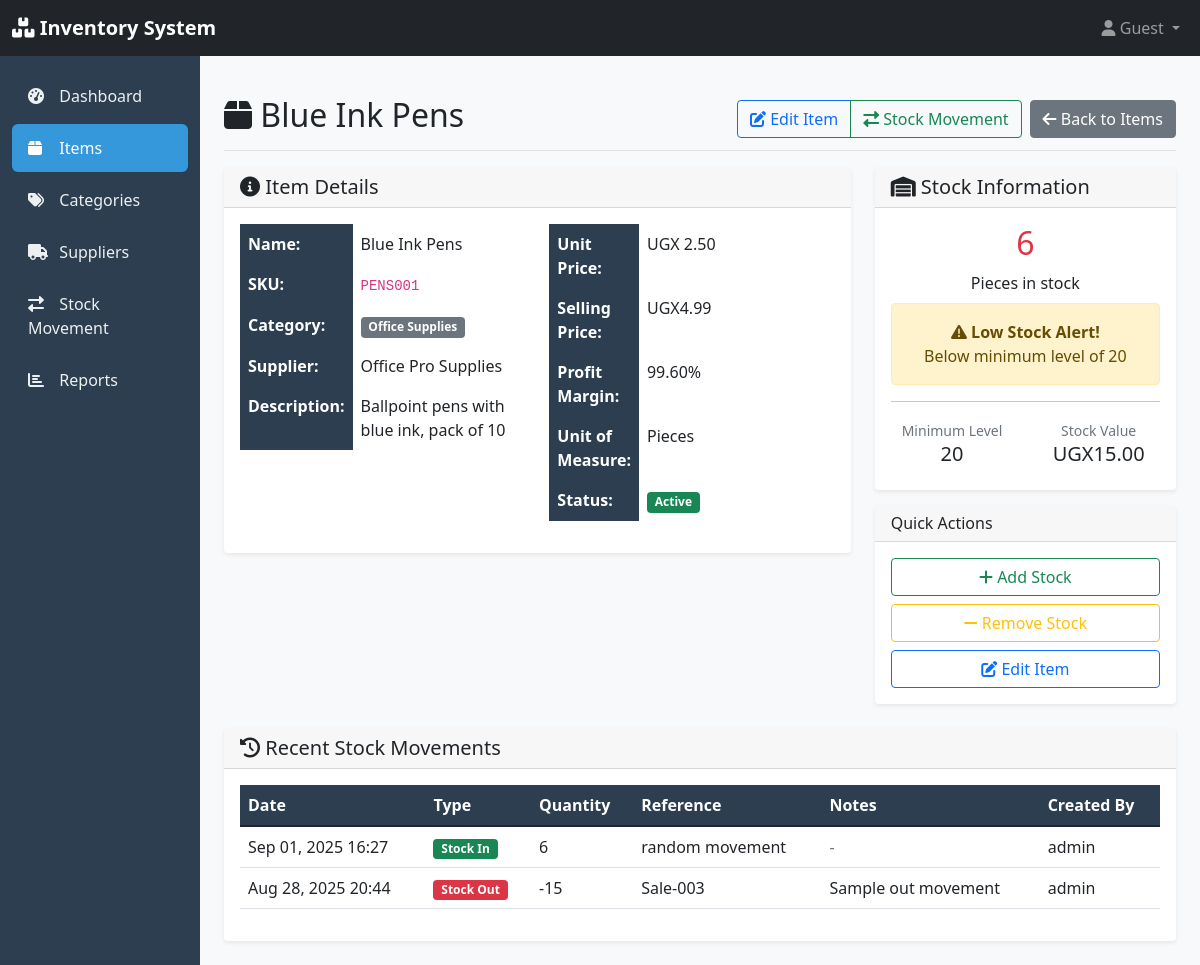
The app's page /inventory/items/5/ with its own data.
### inventory/models.py (models this page shows, shortened)
class Item(models.Model):
    UNIT_CHOICES = [
        ('pieces', 'Pieces'),
        ('kg', 'Kilograms'),
        ('liters', 'Liters'),
        ('meters', 'Meters'),
        ('boxes', 'Boxes'),
    ]
    name = models.CharField(max_length=200)
    description = models.TextField(blank=True)
    sku = models.CharField(max_length=50, unique=True, help_text="Stock Keeping Unit")
    category = models.ForeignKey(Category, on_delete=models.CASCADE, related_name='items')
    supplier = models.ForeignKey(Supplier, on_delete=models.SET_NULL, null=True, blank=True, related_name='items')
    unit_price = models.DecimalField(max_digits=10, decimal_places=2, validators=[MinValueValidator(Decimal('0.00'))])
    selling_price = models.DecimalField(max_digits=10, decimal_places=2, validators=[MinValueValidator(Decimal('0.00'))])
    quantity_in_stock = models.PositiveIntegerField(default=0)
    minimum_stock_level = models.PositiveIntegerField(default=10, help_text="Alert when stock falls below this level")
    unit_of_measurement = models.CharField(max_length=20, choices=UNIT_CHOICES, default='pieces')
    is_active = models.BooleanField(default=True)
    created_at = models.DateTimeField(auto_now_add=True)
    updated_at = models.DateTimeField(auto_now=True)
    created_by = models.ForeignKey(User, on_delete=models.SET_NULL, null=True, blank=True)
    class Meta:
        ordering = ['name']
    @property
    def is_low_stock(self):
        return self.quantity_in_stock <= self.minimum_stock_level
    @property
    def stock_value(self):
        return self.quantity_in_stock * self.unit_price
    @property
    def profit_margin(self):
        if self.unit_price > 0:
            return ((self.selling_price - self.unit_price) / self.unit_price) * 100
        return 0

class Category(models.Model):
    name = models.CharField(max_length=100, unique=True)
    description = models.TextField(blank=True, null=True)
    created_at = models.DateTimeField(auto_now_add=True)
    updated_at = models.DateTimeField(auto_now=True)
    class Meta:
        verbose_name_plural = "Categories"
        ordering = ['name']

class Supplier(models.Model):
    name = models.CharField(max_length=200)
    contact_person = models.CharField(max_length=100, blank=True)
    email = models.EmailField(blank=True)
    phone = models.CharField(max_length=20, blank=True)
    address = models.TextField(blank=True)
    created_at = models.DateTimeField(auto_now_add=True)
    updated_at = models.DateTimeField(auto_now=True)
    class Meta:
        ordering = ['name']

class StockMovement(models.Model):
    MOVEMENT_TYPES = [
        ('in', 'Stock In'),
        ('out', 'Stock Out'),
        ('adjustment', 'Stock Adjustment'),
    ]
    item = models.ForeignKey(Item, on_delete=models.CASCADE, related_name='stock_movements')
    movement_type = models.CharField(max_length=20, choices=MOVEMENT_TYPES)
    quantity = models.IntegerField()
    reference = models.CharField(max_length=100, blank=True, help_text="Reference number or note")
    notes = models.TextField(blank=True)
    created_at = models.DateTimeField(auto_now_add=True)
    created_by = models.ForeignKey(User, on_delete=models.SET_NULL, null=True, blank=True)
    class Meta:
        ordering = ['-created_at']

### inventory/views.py (the view)
# urls.py: path('items/<int:item_id>/', views.item_detail, name='item_detail'),
def item_detail(request, item_id):
    item = get_object_or_404(Item, id=item_id)
    recent_movements = StockMovement.objects.filter(item=item).select_related('created_by')[:10]
    context = {
        'item': item,
        'recent_movements': recent_movements,
    }
    return render(request, 'inventory/item_detail.html', context)

### inventory/templates/inventory/item_detail.html (shortened to what this page needs)
{% extends 'inventory/base.html' %}
{% block content %}
<div class="d-flex justify-content-between flex-wrap flex-md-nowrap align-items-center pt-3 pb-2 mb-3 border-bottom">
    <h1 class="h2">
        <i class="fas fa-box"></i>
        {{ item.name }}
    </h1>
    <div class="btn-toolbar mb-2 mb-md-0">
        <div class="btn-group me-2">
            <a href="{% url 'inventory:item_edit' item.id %}" class="btn btn-outline-primary">
                <i class="fas fa-edit"></i> Edit Item
            </a>
            <a href="{% url 'inventory:stock_movement_create' %}?item_id={{ item.id }}" class="btn btn-outline-success">
                <i class="fas fa-exchange-alt"></i> Stock Movement
            </a>
        </div>
        <a href="{% url 'inventory:item_list' %}" class="btn btn-secondary">
            <i class="fas fa-arrow-left"></i> Back to Items
        </a>
    </div>
</div>
<div class="row">
    <div class="col-md-8">
        <div class="card">
            <div class="card-header">
                <h5 class="mb-0">
                    <i class="fas fa-info-circle"></i>
                    Item Details
                </h5>
            </div>
            <div class="card-body">
                <div class="row">
                    <div class="col-md-6">
                        <table class="table table-borderless">
                            <tr>
                                <th width="30%">Name:</th>
                                <td>{{ item.name }}</td>
                            </tr>
                            <tr>
                                <th>SKU:</th>
                                <td><code>{{ item.sku }}</code></td>
                            </tr>
                            <tr>
                                <th>Category:</th>
                                <td>
                                    <span class="badge bg-secondary">{{ item.category.name }}</span>
                                </td>
                            </tr>
                            <tr>
                                <th>Supplier:</th>
                                <td>
                                    {% if item.supplier %}
                                        {{ item.supplier.name }}
                                    {% else %}
                                        <span class="text-muted">Not specified</span>
                                    {% endif %}
                                </td>
                            </tr>
                            <tr>
                                <th>Description:</th>
                                <td>
                                    {% if item.description %}
                                        {{ item.description }}
                                    {% else %}
                                        <span class="text-muted">No description</span>
                                    {% endif %}
                                </td>
                            </tr>
                        </table>
                    </div>
                    <div class="col-md-6">
                        <table class="table table-borderless">
                            <tr>
                                <th width="30%">Unit Price:</th>
                                <td>UGX {{ item.unit_price }}</td>
                            </tr>
                            <tr>
                                <th>Selling Price:</th>
                                <td>UGX{{ item.selling_price }}</td>
                            </tr>
                            <tr>
                                <th>Profit Margin:</th>
                                <td>{{ item.profit_margin|floatformat:2 }}%</td>
                            </tr>
                            <tr>
                                <th>Unit of Measure:</th>
                                <td>{{ item.get_unit_of_measurement_display }}</td>
                            </tr>
                            <tr>
                                <th>Status:</th>
                                <td>
                                    {% if item.is_active %}
                                        <span class="badge bg-success">Active</span>
                                    {% else %}
                                        <span class="badge bg-secondary">Inactive</span>
                                    {% endif %}
                                </td>
                            </tr>
                        </table>
                    </div>
                </div>
            </div>
        </div>
    </div>
    <div class="col-md-4">
        <div class="card">
            <div class="card-header">
                <h5 class="mb-0">
                    <i class="fas fa-warehouse"></i>
                    Stock Information
                </h5>
            </div>
            <div class="card-body text-center">
                <h2 class="{% if item.is_low_stock %}text-danger{% else %}text-success{% endif %}">
                    {{ item.quantity_in_stock }}
                </h2>
                <p class="mb-2">{{ item.get_unit_of_measurement_display }} in stock</p>
                {% if item.is_low_stock %}
                    <div class="alert alert-warning">
                        <i class="fas fa-exclamation-triangle"></i>
                        <strong>Low Stock Alert!</strong><br>
                        Below minimum level of {{ item.minimum_stock_level }}
                    </div>
                {% endif %}
                <hr>
                <div class="row text-center">
                    <div class="col-6">
                        <small class="text-muted">Minimum Level</small>
                        <div class="h5">{{ item.minimum_stock_level }}</div>
                    </div>
                    <div class="col-6">
                        <small class="text-muted">Stock Value</small>
                        <div class="h5">UGX{{ item.stock_value|floatformat:2 }}</div>
                    </div>
                </div>
            </div>
        </div>
        <div class="card mt-3">
            <div class="card-header">
                <h6 class="mb-0">Quick Actions</h6>
            </div>
            <div class="card-body">
                <div class="d-grid gap-2">
                    <a href="{% url 'inventory:stock_movement_create' %}?item_id={{ item.id }}"
                       class="btn btn-outline-success">
                        <i class="fas fa-plus"></i> Add Stock
                    </a>
                    <a href="{% url 'inventory:stock_movement_create' %}?item_id={{ item.id }}"
                       class="btn btn-outline-warning">
                        <i class="fas fa-minus"></i> Remove Stock
                    </a>
                    <a href="{% url 'inventory:item_edit' item.id %}"
                       class="btn btn-outline-primary">
                        <i class="fas fa-edit"></i> Edit Item
                    </a>
                </div>
            </div>
        </div>
    </div>
</div>
<div class="row mt-4">
    <div class="col-12">
        <div class="card">
            <div class="card-header">
                <h5 class="mb-0">
                    <i class="fas fa-history"></i>
                    Recent Stock Movements
                </h5>
            </div>
            <div class="card-body">
                {% if recent_movements %}
                    <div class="table-responsive">
                        <table class="table table-hover">
                            <thead>
                                <tr>
                                    <th>Date</th>
                                    <th>Type</th>
                                    <th>Quantity</th>
                                    <th>Reference</th>
                                    <th>Notes</th>
                                    <th>Created By</th>
                                </tr>
                            </thead>
                            <tbody>
                                {% for movement in recent_movements %}
                                    <tr>
                                        <td>{{ movement.created_at|date:"M d, Y H:i" }}</td>
                                        <td>
                                            {% if movement.movement_type == 'in' %}
                                                <span class="badge bg-success">Stock In</span>
                                            {% elif movement.movement_type == 'out' %}
                                                <span class="badge bg-danger">Stock Out</span>
                                            {% else %}
                                                <span class="badge bg-warning">Adjustment</span>
                                            {% endif %}
                                        </td>
                                        <td>
                                            {% if movement.movement_type == 'out' %}-{% endif %}{{ movement.quantity }}
                                        </td>
                                        <td>
                                            {% if movement.reference %}
                                                {{ movement.reference }}
                                            {% else %}
                                                <span class="text-muted">-</span>
                                            {% endif %}
                                        </td>
                                        <td>
                                            {% if movement.notes %}
                                                {{ movement.notes|truncatechars:50 }}
                                            {% else %}
                                                <span class="text-muted">-</span>
                                            {% endif %}
                                        </td>
                                        <td>
                                            {% if movement.created_by %}
                                                {{ movement.created_by.username }}
                                            {% else %}
                                                <span class="text-muted">System</span>
                                            {% endif %}
                                        </td>
                                    </tr>
                                {% endfor %}
                            </tbody>
                        </table>
                    </div>
                {% endif %}
            </div>
        </div>
    </div>
</div>
{% endblock %}

### inventory/templates/inventory/base.html (style rules this page uses)
:root { --primary-color: #2c3e50; --secondary-color: #3498db; --success-color: #27ae60; --warning-color: #f39c12; --danger-color: #e74c3c; }
body { background-color: #f8f9fa; }
.card { border: none; box-shadow: 0 0.125rem 0.25rem rgba(0, 0, 0, 0.075); transition: all 0.3s; }
.table th { background-color: var(--primary-color); color: white; border: none; }

### records on screen
Item: name "Blue Ink Pens", sku "PENS001", category.name "Office Supplies", supplier.name "Office Pro Supplies", description "Ballpoint pens with blue ink, pack of 10", unit_price "2.50", selling_price "4.99", profit_margin "99.60", unit_of_measurement "Pieces", quantity_in_stock "6", minimum_stock_level "20", stock_value "15.00"
StockMovement: created_at "Sep 01, 2025 16:27", movement_type "Stock In", quantity "6", reference "random movement", created_by.username "admin"
StockMovement: created_at "Aug 28, 2025 20:44", movement_type "Stock Out", quantity "15", reference "Sale-003", notes "Sample out movement", created_by.username "admin"
